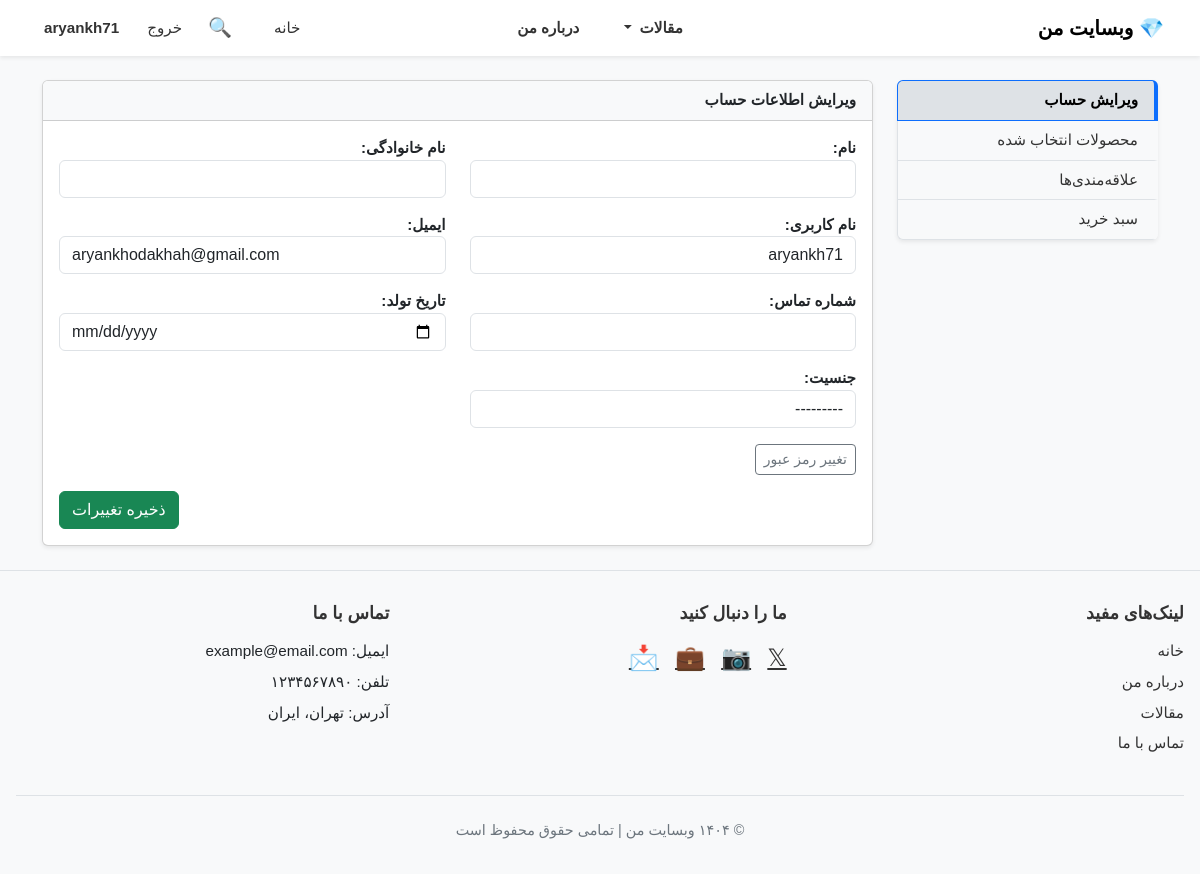
Screenshot of /account/ (signed in) with the database file from the repository.
### accounts/models.py (models this page shows, shortened)
class User(AbstractUser):
    phone = models.CharField(max_length=20, blank=True, null=True)
    birthday = models.DateField(blank=True, null=True)
    GENDER_CHOICES = [
        ('M', 'مرد'),
        ('F', 'زن'),
        ('O', 'سایر')
    ]
    gender = models.CharField(max_length=1, choices=GENDER_CHOICES, blank=True, null=True)

### accounts/views.py (the view)
# urls.py: path('account/', account, name='account')
@login_required
def account(request):
    user = request.user
    if request.method == 'POST':
        form = AccountUpdateForm(request.POST, instance=user)
        if form.is_valid():
            user = form.save(commit=False)
            password = form.cleaned_data.get('password1')
            if password:
                user.set_password(password)
            user.save()
            if password:
                update_session_auth_hash(request, user)
            messages.success(request, 'تغییرات با موفقیت اعمال شد.')
            return redirect('account')
    else:
        form = AccountUpdateForm(instance=user)
    return render(request, 'accounts/account.html', {'form': form})

### accounts/templatetags/form_tags.py (called while the page is built)
@register.filter(name='add_attrs')
def add_attrs(field, args):
    if not hasattr(field, 'as_widget'):
        return field
    attrs = {}
    for arg in args.split(','):
        if ':' in arg:
            key, value = arg.split(':', 1)
            attrs[key.strip()] = value.strip()
        else:
            existing_class = field.field.widget.attrs.get('class', '')
            attrs['class'] = (existing_class + ' ' + arg.strip()).strip()
    return field.as_widget(attrs=attrs)

### accounts/templates/accounts/account.html (shortened to what this page needs)
{% extends "base.html" %}
{% load form_tags %}
{% block content %}
<div class="row">
  <div class="col-md-3 mb-3">
    <div class="list-group shadow-sm" id="sidebar">
      <a href="#" class="list-group-item list-group-item-action sidebar-item active" onclick="showSection('edit', this)">ویرایش حساب</a>
      <a href="#" class="list-group-item list-group-item-action sidebar-item" onclick="showSection('selected', this)">محصولات انتخاب شده</a>
      <a href="#" class="list-group-item list-group-item-action sidebar-item" onclick="showSection('favorites', this)">علاقه‌مندی‌ها</a>
      <a href="#" class="list-group-item list-group-item-action sidebar-item" onclick="showSection('cart', this)">سبد خرید</a>
    </div>
  </div>
  <div class="col-md-9">
    <div class="card shadow-sm">
      <div class="card-header bg-light fw-bold" id="card-title">ویرایش اطلاعات حساب</div>
      <div class="card-body" id="card-body">
        <div id="section-edit">
          <form method="post" novalidate>
            <div class="row">
              {% for field in form %}
                {% if field.name != 'password1' and field.name != 'password2' %}
                  <div class="col-md-6 mb-3">
                    {{ field.label_tag }}
                    {{ field|add_attrs:"class:form-control" }}
                  </div>
                {% endif %}
              {% endfor %}
            </div>
            <div class="mb-3">
              <button type="button" class="btn btn-outline-secondary btn-sm" onclick="togglePasswordFields()">
                تغییر رمز عبور
              </button>
            </div>
            <div class="text-end">
              <button type="submit" class="btn btn-success">ذخیره تغییرات</button>
            </div>
          </form>
        </div>
      </div>
    </div>
  </div>
</div>
{% endblock %}

### accounts/templates/base.html (shortened to what this page needs)
{% load static %}
{% load form_tags %}
<!DOCTYPE html>
<html lang="fa" dir="rtl">
<head>
  <link href="https://cdn.jsdelivr.net/gh/rastikerdar/vazir-font@v30.1.0/dist/font-face.css" rel="stylesheet">
  <link href="https://cdn.jsdelivr.net/npm/bootstrap@5.3.0/dist/css/bootstrap.rtl.min.css" rel="stylesheet">
</head>
<body class="bg-light">
<nav class="navbar navbar-expand-lg navbar-light bg-white shadow-sm px-4 position-relative">
  <div class="container-fluid">
    <a class="navbar-brand fw-bold" href="{% url 'home' %}">💎 وبسایت من</a>
    <div class="collapse navbar-collapse justify-content-end" id="navbarNav">
      <ul class="navbar-nav ms-auto align-items-center">
        <li class="nav-item">
          <a class="nav-link" href="{% url 'home' %}">خانه</a>
        </li>
        {% if not request.path == '/search/' %}
          <li class="nav-item search-container">
            <button class="search-button" onclick="toggleSearch()">🔍</button>
          </li>
        {% endif %}
        {% if user.is_authenticated %}
          <li class="nav-item">
            <form method="post" action="{% url 'logout' %}">
              <button class="btn btn-link nav-link" type="submit">خروج</button>
            </form>
          </li>
          <li class="nav-item">
            <a class="nav-link fw-bold" href="{% url 'account' %}">{{ user.username }}</a>
          </li>
        {% endif %}
      </ul>
    </div>
    <div class="nav-middle d-none d-lg-block">
      <ul class="navbar-nav flex-row">
        <li class="nav-item dropdown">
          <a class="nav-link dropdown-toggle" href="#" id="postDropdown" role="button" onclick="toggleDropdown(event)">
            مقالات
          </a>
        </li>
        <li class="nav-item ms-3">
          <a class="nav-link" href="#">درباره من</a>
        </li>
      </ul>
    </div>
  </div>
</nav>
<main class="container py-4">
  {% block content %}
  {% endblock %}
</main>
<footer>
  <div class="footer-container">
    <div class="footer-row">
      <div class="footer-column">
        <h5>لینک‌های مفید</h5>
        <ul>
          <li><a href="{% url 'home' %}">خانه</a></li>
          <li><a href="#">درباره من</a></li>
          <li><a href="#">مقالات</a></li>
          <li><a href="#">تماس با ما</a></li>
        </ul>
      </div>
      <div class="footer-column">
        <h5>ما را دنبال کنید</h5>
        <div class="footer-social">
          <a href="#" title="توییتر">𝕏</a>
          <a href="#" title="اینستاگرام">📷</a>
          <a href="#" title="لینکدین">💼</a>
          <a href="#" title="تلگرام">📩</a>
        </div>
      </div>
      <div class="footer-column">
        <h5>تماس با ما</h5>
        <ul>
          <li>ایمیل: example@email.com</li>
          <li>تلفن: ۱۲۳۴۵۶۷۸۹۰</li>
          <li>آدرس: تهران، ایران</li>
        </ul>
      </div>
    </div>
    <div class="footer-bottom">
      &copy; ۱۴۰۴ وبسایت من | تمامی حقوق محفوظ است
    </div>
  </div>
</footer>
</body>
</html>

### accounts/templates/base.html (style rules this page uses)
body { font-family: 'Vazir', sans-serif; font-size: 0.95rem; display: flex; flex-direction: column; min-height: 100vh; }
label { font-weight: bold; }
.navbar { position: relative; z-index: 1051; }
.navbar-nav { gap: 0.75rem; }
.nav-link, .btn-link { color: #333; padding: 0.25rem 0.5rem; transition: color 0.2s ease; }
.nav-middle .nav-link { color: #333; font-weight: 600; padding: 0.5rem 1rem; transition: color 0.2s ease; }
.nav-middle { position: absolute; right: 50%; transform: translateX(50%); }
.search-container { position: relative; display: flex; align-items: center; margin-right: 1rem; }
.search-button { font-size: 1.2rem; background: none; border: none; color: #333; cursor: pointer; transition: color 0.2s ease; }
footer { background: #f8f9fa; padding: 2rem 0; margin-top: auto; border-top: 1px solid #dee2e6; }
.footer-container { max-width: 1200px; margin: 0 auto; padding: 0 1rem; }
.footer-row { display: flex; flex-wrap: wrap; justify-content: space-between; gap: 1.5rem; }
.footer-column { flex: 1; min-width: 200px; }
.footer-column h5 { font-size: 1.1rem; font-weight: 600; color: #333; margin-bottom: 1rem; }
.footer-column ul { list-style: none; padding: 0; }
.footer-column ul li { margin-bottom: 0.5rem; }
.footer-column ul li a { color: #333; text-decoration: none; transition: color 0.2s ease; }
.footer-social a { font-size: 1.5rem; color: #333; margin-left: 0.75rem; transition: color 0.2s ease; }
.footer-bottom { text-align: center; padding-top: 1.5rem; border-top: 1px solid #dee2e6; margin-top: 1.5rem; color: #6c757d; font-size: 0.9rem; }

### accounts/templates/accounts/account.html (style rules this page uses)
.sidebar-item { transition: all 0.3s ease; background-color: #f8f9fa; color: #333; border-right: 4px solid transparent; }
.sidebar-item.active { background-color: #dee2e6; font-weight: bold; border-right: 4px solid #0d6efd; color: #000; }

### rows the page displays
User: username "aryankh71", form "aryankh71" "aryankhodakhah@gmail.com" "---------"

### other values shown
{{ field.label_tag }} "نام:" "نام خانوادگی:" "نام کاربری:" "ایمیل:" "شماره تماس:" "تاریخ تولد:" "جنسیت:"
